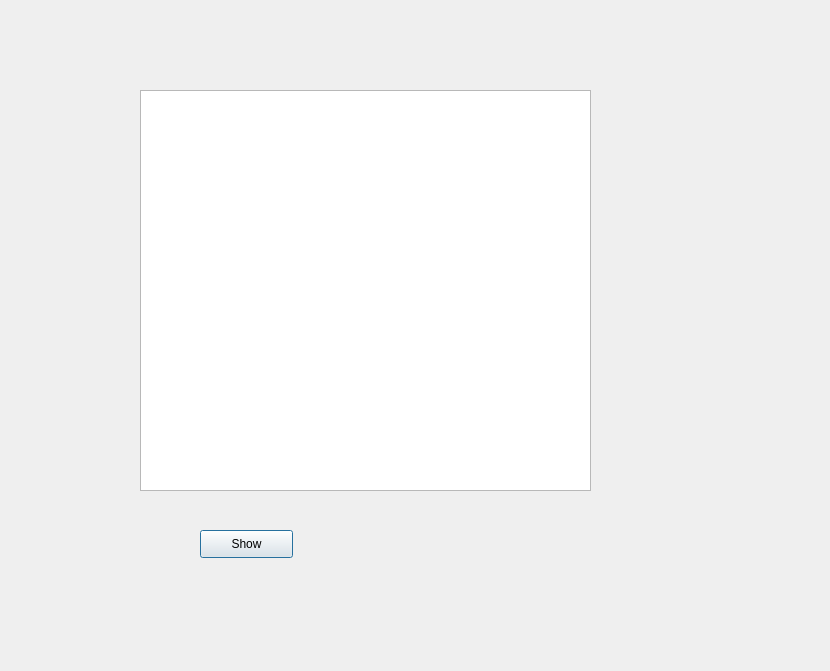
<?xml version="1.0" encoding="UTF-8"?>
<ui version="4.0">
 <class>cookscreen</class>
 <widget class="QDialog" name="cookscreen">
  <property name="geometry">
   <rect>
    <x>0</x>
    <y>0</y>
    <width>830</width>
    <height>671</height>
   </rect>
  </property>
  <property name="windowTitle">
   <string>Dialog</string>
  </property>
  <property name="styleSheet">
   <string notr="true">background-image: url(:/rec/img/5783153.jpg);
font: 87 8pt &quot;Arial Black&quot;;</string>
  </property>
  <widget class="QPlainTextEdit" name="plainTextEdit">
   <property name="geometry">
    <rect>
     <x>140</x>
     <y>90</y>
     <width>451</width>
     <height>401</height>
    </rect>
   </property>
   <property name="styleSheet">
    <string notr="true">color:rgb(0, 0, 0);</string>
   </property>
  </widget>
  <widget class="QPushButton" name="pushButton">
   <property name="geometry">
    <rect>
     <x>200</x>
     <y>530</y>
     <width>93</width>
     <height>28</height>
    </rect>
   </property>
   <property name="text">
    <string>Show</string>
   </property>
  </widget>
 </widget>
 <resources/>
 <connections/>
</ui>
